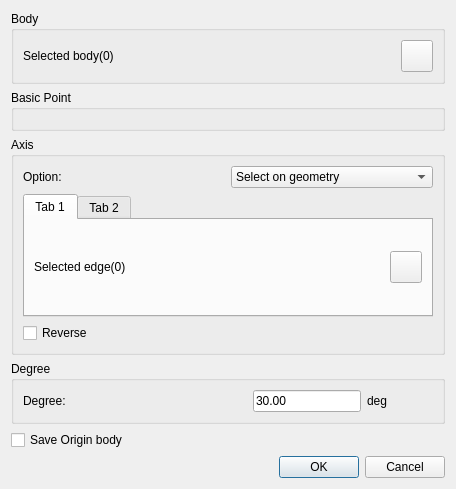
<?xml version="1.0" encoding="UTF-8"?>
<ui version="4.0">
 <class>RotateFeatureDialog</class>
 <widget class="QDialog" name="RotateFeatureDialog">
  <property name="geometry">
   <rect>
    <x>0</x>
    <y>0</y>
    <width>456</width>
    <height>439</height>
   </rect>
  </property>
  <property name="windowTitle">
   <string>Rotate Feature</string>
  </property>
  <layout class="QGridLayout" name="gridLayout_4">
   <item row="0" column="0" colspan="2">
    <widget class="QGroupBox" name="groupBox">
     <property name="title">
      <string>Body</string>
     </property>
     <layout class="QGridLayout" name="gridLayout">
      <item row="0" column="0">
       <widget class="QLabel" name="edgelabel">
        <property name="text">
         <string>Selected body(0)</string>
        </property>
       </widget>
      </item>
      <item row="0" column="1">
       <widget class="QPushButton" name="geoSelectSurface">
        <property name="sizePolicy">
         <sizepolicy hsizetype="Minimum" vsizetype="Minimum">
          <horstretch>0</horstretch>
          <verstretch>0</verstretch>
         </sizepolicy>
        </property>
        <property name="minimumSize">
         <size>
          <width>32</width>
          <height>32</height>
         </size>
        </property>
        <property name="maximumSize">
         <size>
          <width>32</width>
          <height>32</height>
         </size>
        </property>
        <property name="styleSheet">
         <string notr="true">background-image: url(:/QUI/geometry/selectbody.png);</string>
        </property>
        <property name="text">
         <string/>
        </property>
        <property name="checkable">
         <bool>true</bool>
        </property>
       </widget>
      </item>
     </layout>
    </widget>
   </item>
   <item row="1" column="0" colspan="2">
    <widget class="QGroupBox" name="groupBox_6">
     <property name="title">
      <string>Basic Point</string>
     </property>
     <layout class="QGridLayout" name="gridLayout_8">
      <property name="leftMargin">
       <number>0</number>
      </property>
      <property name="rightMargin">
       <number>0</number>
      </property>
      <item row="0" column="0">
       <layout class="QVBoxLayout" name="basicPointlLayout"/>
      </item>
     </layout>
    </widget>
   </item>
   <item row="2" column="0" colspan="2">
    <widget class="QGroupBox" name="groupBox_2">
     <property name="title">
      <string>Axis</string>
     </property>
     <layout class="QGridLayout" name="gridLayout_7">
      <item row="0" column="0">
       <layout class="QHBoxLayout" name="horizontalLayout">
        <item>
         <widget class="QLabel" name="label">
          <property name="text">
           <string>Option:</string>
          </property>
         </widget>
        </item>
        <item>
         <widget class="QComboBox" name="comboBoxOption">
          <item>
           <property name="text">
            <string>Select on geometry</string>
           </property>
          </item>
          <item>
           <property name="text">
            <string>Coordinate</string>
           </property>
          </item>
         </widget>
        </item>
       </layout>
      </item>
      <item row="1" column="0">
       <widget class="QTabWidget" name="tabWidget">
        <property name="currentIndex">
         <number>0</number>
        </property>
        <widget class="QWidget" name="tab">
         <attribute name="title">
          <string>Tab 1</string>
         </attribute>
         <layout class="QGridLayout" name="gridLayout_2">
          <item row="0" column="0">
           <widget class="QLabel" name="edgelabel_2">
            <property name="text">
             <string>Selected edge(0)</string>
            </property>
           </widget>
          </item>
          <item row="0" column="1">
           <widget class="QPushButton" name="geoSelectCurve">
            <property name="sizePolicy">
             <sizepolicy hsizetype="Minimum" vsizetype="Minimum">
              <horstretch>0</horstretch>
              <verstretch>0</verstretch>
             </sizepolicy>
            </property>
            <property name="minimumSize">
             <size>
              <width>32</width>
              <height>32</height>
             </size>
            </property>
            <property name="maximumSize">
             <size>
              <width>32</width>
              <height>32</height>
             </size>
            </property>
            <property name="styleSheet">
             <string notr="true">background-image: url(:/QUI/geometry/selectwire.png);</string>
            </property>
            <property name="text">
             <string/>
            </property>
            <property name="checkable">
             <bool>true</bool>
            </property>
            <property name="checked">
             <bool>false</bool>
            </property>
           </widget>
          </item>
         </layout>
        </widget>
        <widget class="QWidget" name="tab_2">
         <attribute name="title">
          <string>Tab 2</string>
         </attribute>
         <layout class="QGridLayout" name="gridLayout_5">
          <item row="0" column="0">
           <layout class="QHBoxLayout" name="horizontalLayout_4">
            <item>
             <widget class="QRadioButton" name="radioButtonX">
              <property name="text">
               <string>X axis</string>
              </property>
             </widget>
            </item>
            <item>
             <widget class="QRadioButton" name="radioButtonY">
              <property name="text">
               <string>Y axis</string>
              </property>
             </widget>
            </item>
            <item>
             <widget class="QRadioButton" name="radioButtonZ">
              <property name="text">
               <string>Z axis</string>
              </property>
              <property name="checked">
               <bool>true</bool>
              </property>
             </widget>
            </item>
           </layout>
          </item>
          <item row="2" column="0">
           <layout class="QHBoxLayout" name="horizontalLayout_5">
            <item>
             <widget class="QDoubleSpinBox" name="doubleSpinBoxX">
              <property name="minimum">
               <double>-1000.000000000000000</double>
              </property>
              <property name="maximum">
               <double>1000.000000000000000</double>
              </property>
             </widget>
            </item>
            <item>
             <widget class="QDoubleSpinBox" name="doubleSpinBoxY">
              <property name="minimum">
               <double>-1000.000000000000000</double>
              </property>
              <property name="maximum">
               <double>1000.000000000000000</double>
              </property>
             </widget>
            </item>
            <item>
             <widget class="QDoubleSpinBox" name="doubleSpinBoxZ">
              <property name="minimum">
               <double>-1000.000000000000000</double>
              </property>
              <property name="maximum">
               <double>1000.000000000000000</double>
              </property>
              <property name="value">
               <double>1.000000000000000</double>
              </property>
             </widget>
            </item>
           </layout>
          </item>
          <item row="1" column="0">
           <widget class="QRadioButton" name="radioButtonUser">
            <property name="text">
             <string>User define</string>
            </property>
           </widget>
          </item>
          <item row="3" column="0">
           <spacer name="verticalSpacer">
            <property name="orientation">
             <enum>Qt::Vertical</enum>
            </property>
            <property name="sizeHint" stdset="0">
             <size>
              <width>20</width>
              <height>40</height>
             </size>
            </property>
           </spacer>
          </item>
         </layout>
        </widget>
       </widget>
      </item>
      <item row="2" column="0">
       <widget class="QCheckBox" name="checkBoxReverse">
        <property name="text">
         <string>Reverse</string>
        </property>
       </widget>
      </item>
     </layout>
    </widget>
   </item>
   <item row="3" column="0" colspan="2">
    <widget class="QGroupBox" name="groupBox_3">
     <property name="title">
      <string>Degree</string>
     </property>
     <layout class="QGridLayout" name="gridLayout_3">
      <item row="0" column="0">
       <widget class="QLabel" name="label_2">
        <property name="text">
         <string>Degree:</string>
        </property>
       </widget>
      </item>
      <item row="0" column="2">
       <layout class="QFormLayout" name="formLayout">
        <item row="0" column="0">
         <widget class="QLineEdit" name="lineEditDegree">
          <property name="text">
           <string>30.00</string>
          </property>
         </widget>
        </item>
        <item row="0" column="1">
         <widget class="QLabel" name="label_3">
          <property name="sizePolicy">
           <sizepolicy hsizetype="Minimum" vsizetype="Preferred">
            <horstretch>0</horstretch>
            <verstretch>0</verstretch>
           </sizepolicy>
          </property>
          <property name="text">
           <string>deg</string>
          </property>
         </widget>
        </item>
       </layout>
      </item>
      <item row="0" column="1">
       <spacer name="horizontalSpacer">
        <property name="orientation">
         <enum>Qt::Horizontal</enum>
        </property>
        <property name="sizeHint" stdset="0">
         <size>
          <width>40</width>
          <height>20</height>
         </size>
        </property>
       </spacer>
      </item>
     </layout>
    </widget>
   </item>
   <item row="4" column="0">
    <widget class="QCheckBox" name="checkBoxSaveOrigin">
     <property name="text">
      <string>Save Origin body</string>
     </property>
     <property name="checked">
      <bool>false</bool>
     </property>
    </widget>
   </item>
   <item row="5" column="1">
    <widget class="QDialogButtonBox" name="buttonBox">
     <property name="orientation">
      <enum>Qt::Horizontal</enum>
     </property>
     <property name="standardButtons">
      <set>QDialogButtonBox::Cancel|QDialogButtonBox::Ok</set>
     </property>
    </widget>
   </item>
  </layout>
 </widget>
 <resources>
  <include location="../qrc/qianfan.qrc"/>
 </resources>
 <connections>
  <connection>
   <sender>buttonBox</sender>
   <signal>accepted()</signal>
   <receiver>RotateFeatureDialog</receiver>
   <slot>accept()</slot>
   <hints>
    <hint type="sourcelabel">
     <x>248</x>
     <y>254</y>
    </hint>
    <hint type="destinationlabel">
     <x>157</x>
     <y>274</y>
    </hint>
   </hints>
  </connection>
  <connection>
   <sender>buttonBox</sender>
   <signal>rejected()</signal>
   <receiver>RotateFeatureDialog</receiver>
   <slot>reject()</slot>
   <hints>
    <hint type="sourcelabel">
     <x>316</x>
     <y>260</y>
    </hint>
    <hint type="destinationlabel">
     <x>286</x>
     <y>274</y>
    </hint>
   </hints>
  </connection>
 </connections>
</ui>
